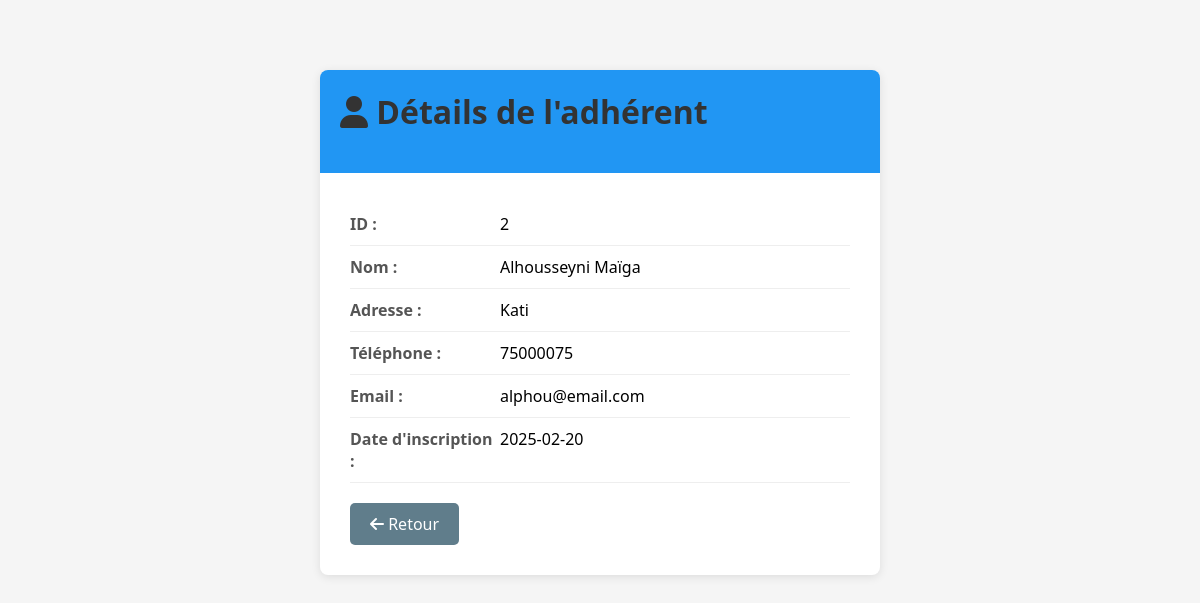
The app's page /index.php?controller=adherent&action=view&id=2 with its own data.
### tables this page shows
CREATE TABLE adherents(
    id int primary key auto_increment,
    nom varchar(30),
    adresse varchar(20),
    tel varchar(15),
    email varchar(100) not null,
    date_insc date
);

### controllers/AdherentController.php (called while the page is built, shortened)
<?php
require_once 'models/Adherent.php';
class AdherentController {
    private $adherent;
    public function __construct() {
        $this->adherent = new Adherent();
    }
    public function view($id) {
        $adherent = $this->adherent->getOne($id);
        include 'views/adherents/view.php';
    }
}
?>

### config/database.php (called while the page is built)
<?php
class Database {
    private $host = "localhost";
    private $dbname = "coursBiblio_db";
    private $username = "root";
    private $password = "maig2004";
    private $conn;
    public function __construct() {
        try {
            $this->conn = new PDO(
                "mysql:host={$this->host};dbname={$this->dbname};charset=utf8",
                $this->username,
                $this->password
            );
            $this->conn->setAttribute(PDO::ATTR_ERRMODE, PDO::ERRMODE_EXCEPTION);
        } catch(PDOException $e) {
            die("Erreur de connexion : " . $e->getMessage());
        }
    }
    public function getConnection() {
        return $this->conn;
    }
}
?>

### models/Adherent.php (called while the page is built, shortened)
<?php
require_once 'config/Database.php';
class Adherent {
    private $conn;
    private $table = "adherents";
    public function __construct() {
        $database = new Database();
        $this->conn = $database->getConnection();
    }
    public function getOne($id) {
        $query = "SELECT * FROM {$this->table} WHERE id = :id";
        $stmt = $this->conn->prepare($query);
        $stmt->bindParam(':id', $id);
        $stmt->execute();
        return $stmt->fetch(PDO::FETCH_ASSOC);
    }
}
?>

### views/adherents/view.php (the view, shortened to what this page needs)
<!DOCTYPE html>
<html>
<head>
    <link rel="stylesheet" href="https://cdnjs.cloudflare.com/ajax/libs/font-awesome/6.0.0/css/all.min.css">
    <link rel="stylesheet" href="../../public/asset/css/adherent.css">
</head>
<body>
    <div class="container">
        <div class="card">
            <div class="card-header">
                <h1><i class="fas fa-user"></i> Détails de l'adhérent</h1>
            </div>
            <div class="card-body">
                <div class="info-row">
                    <div class="info-label">ID :</div>
                    <div class="info-value"><?= $adherent['id'] ?></div>
                </div>
                <div class="info-row">
                    <div class="info-label">Nom :</div>
                    <div class="info-value"><?= htmlspecialchars($adherent['nom']) ?></div>
                </div>
                <div class="info-row">
                    <div class="info-label">Adresse :</div>
                    <div class="info-value"><?= htmlspecialchars($adherent['adresse']) ?></div>
                </div>
                <div class="info-row">
                    <div class="info-label">Téléphone :</div>
                    <div class="info-value"><?= htmlspecialchars($adherent['tel']) ?></div>
                </div>
                <div class="info-row">
                    <div class="info-label">Email :</div>
                    <div class="info-value"><?= htmlspecialchars($adherent['email']) ?></div>
                </div>
                <div class="info-row">
                    <div class="info-label">Date d'inscription :</div>
                    <div class="info-value"><?= $adherent['date_insc'] ?></div>
                </div>
                <a href="index.php?controller=adherent&action=index" class="btn-back">
                    <i class="fas fa-arrow-left"></i> Retour
                </a>
            </div>
        </div>
    </div>
</body>
</html>

### public/asset/css/adherent.css (style rules this page uses)
* { margin: 0; padding: 0; box-sizing: border-box; }
body { font-family: 'Segoe UI', Tahoma, Geneva, Verdana, sans-serif; background: #f5f5f5; }
.container { max-width: 600px; margin: 50px auto; padding: 20px; }
.card { background: white; border-radius: 8px; box-shadow: 0 2px 10px rgba(0, 0, 0, 0.1); overflow: hidden; }
.card-header { background: #2196F3; color: white; padding: 20px; }
.card-body { padding: 30px; }
.info-row { display: flex; padding: 10px 0; border-bottom: 1px solid #eee; }
.info-label { font-weight: bold; width: 150px; color: #555; }
.info-value { flex: 1; }
h1 { margin-bottom: 20px; color: #333; }
.btn-back { background: #607D8B; color: white; padding: 10px 20px; text-decoration: none; border-radius: 5px; display: inline-block; margin-top: 20px; }

### records on screen
adherents: id "2", nom "Alhousseyni Maïga", adresse "Kati", tel "75000075", email "alphou@email.com", date_insc "2025-02-20"
